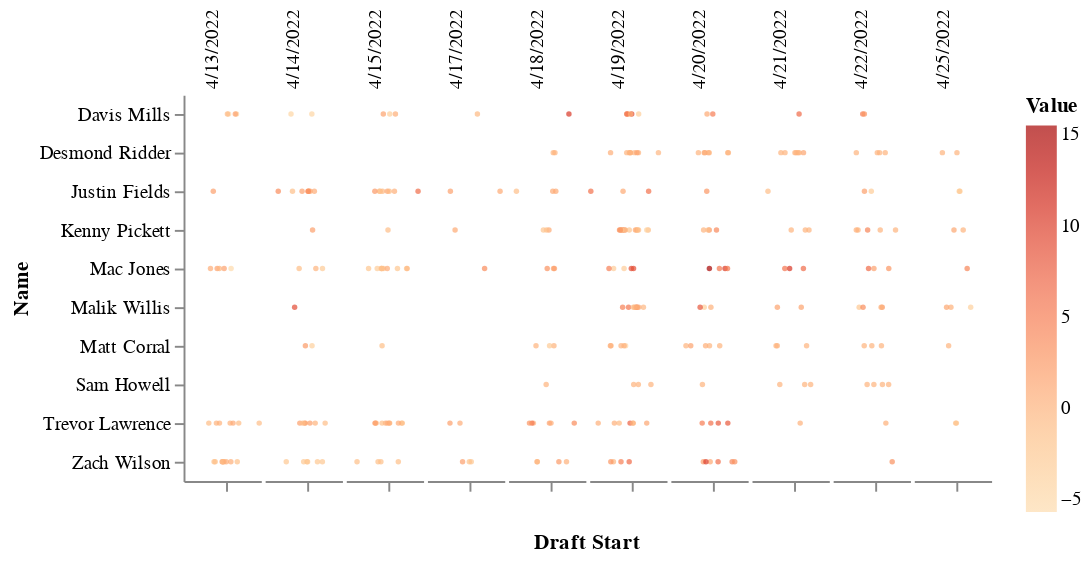

Write notebook code for a chart like this one.
### Code cell
#My draft tendencies for QBs over time, by value

stripplot =  alt.Chart(df_date, width=40).mark_circle(size=8).encode(
    x=alt.X(
        'jitter:Q',
        title=None,
        axis=alt.Axis(values=[0], ticks=True, grid=False, labels=False),
        scale=alt.Scale(),
    ),
    y=alt.Y('Name'),
    tooltip=['Name', 'Draft Start', 'Value'],
    color=alt.Color('Value', scale=alt.Scale(scheme='orangered')),
    column=alt.Column(
        'Draft Start',
        header=alt.Header(
            labelAngle=-90,
            titleOrient='bottom',
            labelOrient='top',
            labelAlign='right',
            labelPadding=3,
        ),
    ),
).transform_calculate(
    # Generate Gaussian jitter with a Box-Muller transform
    jitter='sqrt(-2*log(random()))*cos(2*PI*random())'
).configure_facet(
    spacing=0
).configure_view(
    stroke=None
).configure_range(
    category={'scheme' : 'dark2'}
)

stripplot

### Figure 1 — Vega-Lite specification as saved in the notebook (floating-point values rounded to 4 significant figures; data arrays with more than 128 entries replaced by an {"elided": "..."} marker saying what was removed)
{"config": {"view": {"continuousWidth": 400, "continuousHeight": 300, "stroke": null}, "facet": {"spacing": 0}, "range": {"category": {"scheme": "dark2"}}}, "data": {"name": "data-6b1718e28bb84357dfd468e517cb92d9"}, "mark": {"type": "circle", "size": 8}, "encoding": {"color": {"field": "Value", "scale": {"scheme": "orangered"}, "type": "quantitative"}, "column": {"field": "Draft Start", "header": {"labelAlign": "right", "labelAngle": -90, "labelOrient": "top", "labelPadding": 3, "titleOrient": "bottom"}, "type": "nominal"}, "tooltip": [{"field": "Name", "type": "nominal"}, {"field": "Draft Start", "type": "nominal"}, {"field": "Value", "type": "quantitative"}], "x": {"axis": {"grid": false, "labels": false, "ticks": true, "values": [0]}, "field": "jitter", "scale": {}, "title": null, "type": "quantitative"}, "y": {"field": "Name", "type": "nominal"}}, "transform": [{"calculate": "sqrt(-2*log(random()))*cos(2*PI*random())", "as": "jitter"}], "width": 40, "$schema": "https://vega.github.io/schema/vega-lite/v4.17.0.json", "datasets": {"data-6b1718e28bb84357dfd468e517cb92d9": {"elided": "298 records"}}}
